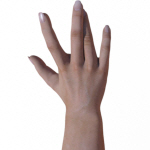
#> input picture deeplearning/fusion12/test_images/paper01-000.jpg, 150 x 150 px, given in place of the camera
$ jupyter execute project2.ipynb
#> lines starting #> are read from the running program, lines starting #| are printed output that depends on the picture
[cell 1]
import cv2
import numpy as np

# VideoCapture 객체를 'cap'으로 변경
cap = cv2.VideoCapture(0)

# 웹캠 성능 향상을 위해 해상도를 640x480으로 설정
cap.set(cv2.CAP_PROP_FRAME_WIDTH, 640)
cap.set(cv2.CAP_PROP_FRAME_HEIGHT, 480)

# 비디오 스트리밍 포맷을 MJPEG로 설정
# 참고: 모든 웹캠이 이 설정을 지원하지는 않을 수 있습니다.
cap.set(cv2.CAP_PROP_FOURCC, cv2.VideoWriter_fourcc(*'MJPG'))


while True:
    # cap.read()의 결과를 ret, frame으로 받음
    ret, frame = cap.read()
#> frame is the input picture: shape (150, 150, 3); mean B, G, R 212.9, 214.5, 223
    if not ret:
        print("프레임을 가져 올 수 없습니다.")
        break

    # 원본 프레임을 좌우 반전
    flip_frame = cv2.flip(frame, 1)
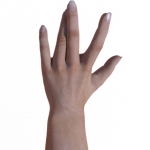
#> flip_frame: shape (150, 150, 3); mean B, G, R 212.9, 214.5, 223

    height, width, _ = flip_frame.shape
#> height = 150; width = 150
    center_x = width // 2
#> center_x = 75
    center_y = height // 2
#> center_y = 75

    # 관심 영역(ROI) 설정
    roi_start_y = center_y - 150
#> roi_start_y = -75
    roi_end_y = center_y + 150
#> roi_end_y = 225
    roi_start_x = center_x - 150
#> roi_start_x = -75
    roi_end_x = center_x + 150
#> roi_end_x = 225
    roi = flip_frame[roi_start_y:roi_end_y, roi_start_x:roi_end_x]
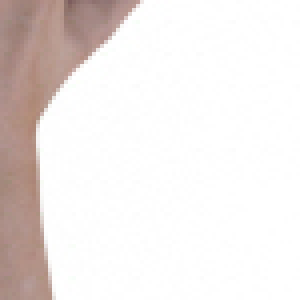
#> roi: shape (75, 75, 3) (shown 4 times larger); mean B, G, R 230, 231.8, 238

    # 관심 영역에 사각형 그리기
    cv2.rectangle(flip_frame, (roi_start_x, roi_start_y), (roi_end_x, roi_end_y), (0, 0, 255), 2)
    cv2.imshow("Webcam", flip_frame)

    # 키 입력을 한 번만 받도록 수정
    key = cv2.waitKey(1) & 0xFF
#> (key Esc is pressed here)

    # 'c' 또는 'C' 키를 눌렀을 때
    if key == ord('c') or key == ord('C'):
        # ROI를 그레이스케일로 변환
        gray_image = cv2.cvtColor(roi, cv2.COLOR_BGR2GRAY)

        # gray_image는 이미 좌우 반전된 flip_frame에서 왔으므로 추가 반전이 필요 없음
        # gray_image = np.flip(gray_image, 1)

        cv2.imwrite("gray_image.png", gray_image)

        # 가우시안 블러 처리
        gaussian_blur = cv2.GaussianBlur(gray_image, (5, 5), 0)

        # 오츠 이진화 처리
        _, otsu_thresh = cv2.threshold(gaussian_blur, 0, 255, cv2.THRESH_BINARY_INV + cv2.THRESH_OTSU)
        cv2.imwrite("otsu_image.png", otsu_thresh)
        cv2.imshow("Otsu Image", otsu_thresh)

        #### Morphological Transformations ####
        # 커널 생성
        kernel = np.ones((5, 5), np.uint8)
        erosion=cv2.erode(otsu_thresh, kernel, iterations=1) # 침식. 노이즈 제거에 도움. 반복 횟수가 커질수록 굸어짐
        #바탕이 흰색
        cv2.imshow("Erosion Image", erosion)
        cv2.imwrite("digit_binary_image.png", erosion)

        #이미지 자르기
        img=cv2.imread("digit_binary_image.png", cv2.IMREAD_UNCHANGED)
        h,w=img.shape[:2]
        crop_size=280
        ccx, cy= w//2, h//2
        half=crop_size//2
        x1, x2= ccx-half, ccx+half
        y1, y2= cy-half, cy+half
        # 경계면 설정
        x1= max(0, x1)
        y1= max(0, y1)
        x2= min(w, x2)
        y2= min(h, y2)

        cropped_img= img[y1:y2, x1:x2]

        cv2.imshow("Cropped Image", cropped_img)
        reversed_img=cv2.bitwise_not(cropped_img)

        cv2.imwrite("IMAGE_FOR_TEST.png", reversed_img)

    # ESC 키(ASCII 27)를 눌렀을 때 종료
    if key == 27:
        break

# 자원 해제
cap.release()
cv2.destroyAllWindows()
